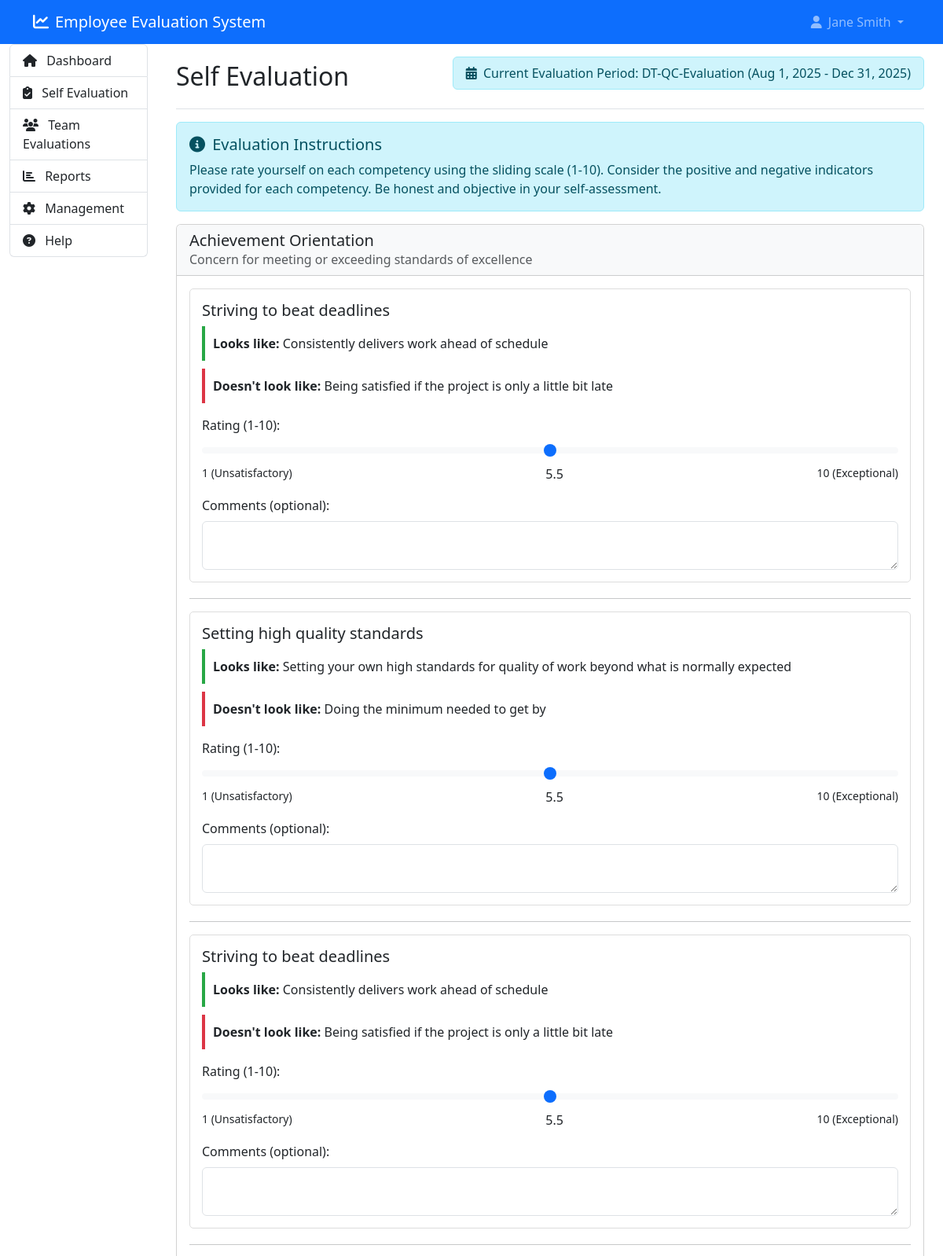
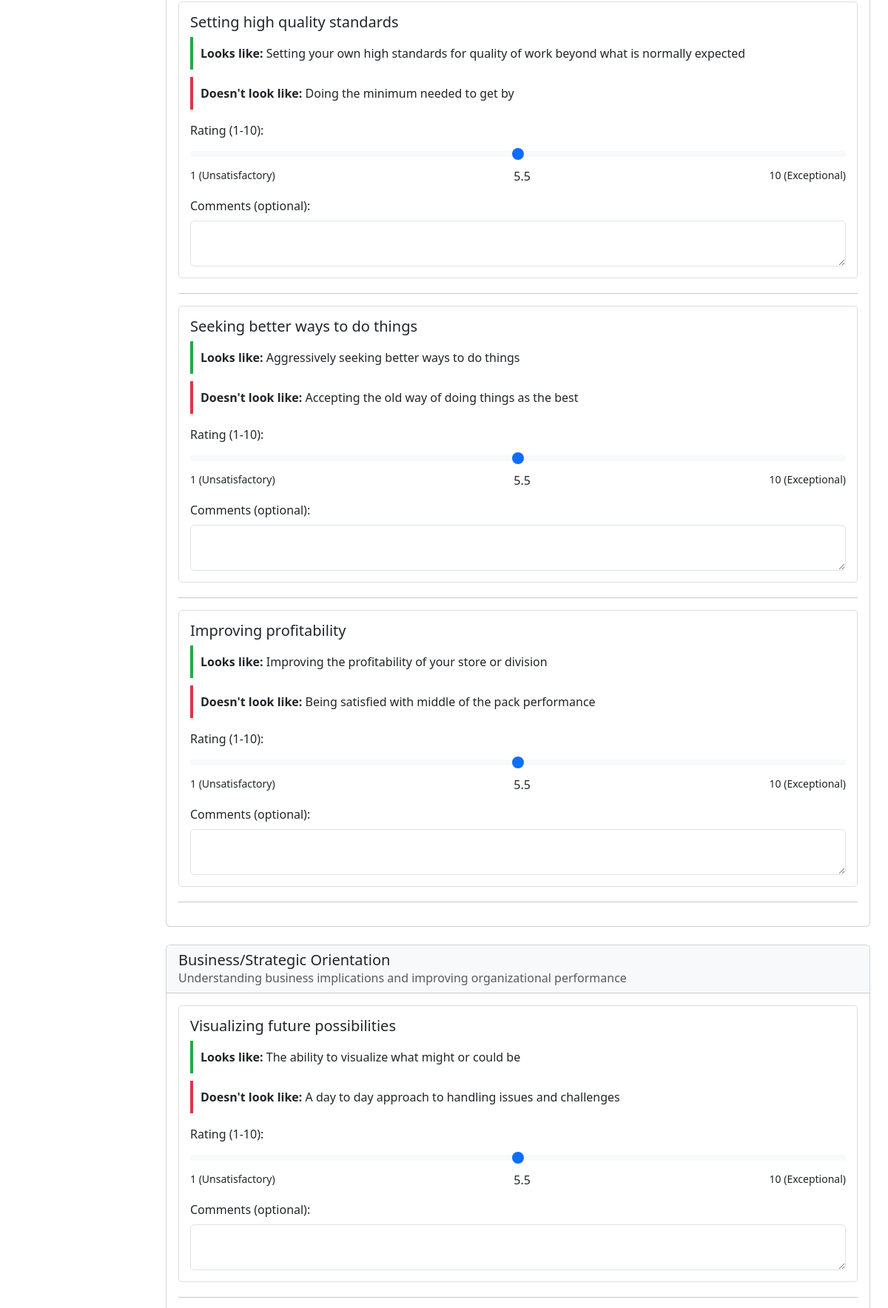
/self_evaluation1.php (signed in, upper part), run on the app's committed database (2 pictures, top to bottom).
### tables this page shows
CREATE TABLE `evaluation_periods` (
  `period_id` int NOT NULL,
  `period_name` varchar(50) NOT NULL,
  `start_date` date NOT NULL,
  `end_date` date NOT NULL,
  `evaluation_deadline` date DEFAULT NULL,
  `period_type` enum('monthly','quarterly','bi_annual','annual') NOT NULL,
  `is_active` tinyint(1) DEFAULT '1',
  `created_at` timestamp NULL DEFAULT CURRENT_TIMESTAMP,
  `updated_at` timestamp NULL DEFAULT CURRENT_TIMESTAMP ON UPDATE CURRENT_TIMESTAMP
);

CREATE TABLE `competency_categories` (
  `category_id` int NOT NULL,
  `category_name` varchar(100) NOT NULL,
  `category_code` varchar(20) DEFAULT NULL,
  `description` text,
  `sort_order` int DEFAULT '0',
  `is_active` tinyint(1) DEFAULT '1',
  `created_at` timestamp NULL DEFAULT CURRENT_TIMESTAMP,
  `updated_at` timestamp NULL DEFAULT CURRENT_TIMESTAMP ON UPDATE CURRENT_TIMESTAMP
);

CREATE TABLE `competencies` (
  `competency_id` int NOT NULL,
  `category_id` int NOT NULL,
  `competency_name` varchar(200) NOT NULL,
  `positive_indicator` text,
  `negative_indicator` text,
  `weight` decimal(5,2) DEFAULT '1.00',
  `is_required` tinyint(1) DEFAULT '0',
  `applies_to_level` int DEFAULT NULL,
  `is_active` tinyint(1) DEFAULT '1',
  `created_at` timestamp NULL DEFAULT CURRENT_TIMESTAMP,
  `updated_at` timestamp NULL DEFAULT CURRENT_TIMESTAMP ON UPDATE CURRENT_TIMESTAMP
);

### config.php (called while the page is built, shortened)
<?php
$host = 'localhost';
$dbname = 'employee_evaluation_system';
$username = 'root';
$password = 'admin@123';
try {
    $pdo = new PDO("mysql:host=$host;dbname=$dbname", $username, $password);
    $pdo->setAttribute(PDO::ATTR_ERRMODE, PDO::ERRMODE_EXCEPTION);
} catch (PDOException $e) {
    die("Could not connect to the database: " . $e->getMessage());
}
function getCompetenciesByCategory($category_id) {
    global $pdo;
    $stmt = $pdo->prepare("SELECT * FROM competencies WHERE category_id = ? AND is_active = 1");
    $stmt->execute([$category_id]);
    return $stmt->fetchAll(PDO::FETCH_ASSOC);
}
function getCompetencyCategories() {
    global $pdo;
    $stmt = $pdo->query("SELECT * FROM competency_categories WHERE is_active = 1 ORDER BY sort_order");
    return $stmt->fetchAll(PDO::FETCH_ASSOC);
}
function getCurrentEvaluationPeriod() {
    global $pdo;
    $stmt = $pdo->query("SELECT * FROM evaluation_periods WHERE is_active = 1 AND end_date >= CURDATE() ORDER BY start_date LIMIT 1");
    return $stmt->fetch(PDO::FETCH_ASSOC);
}
?>

### self_evaluation1.php (the view, shortened to what this page needs)
<?php
require_once 'config.php';
$period = getCurrentEvaluationPeriod();
$categories = getCompetencyCategories();
?>
<!DOCTYPE html>
<html lang="en">
<head>
    <link href="https://cdn.jsdelivr.net/npm/bootstrap@5.3.0/dist/css/bootstrap.min.css" rel="stylesheet">
    <link rel="stylesheet" href="https://cdnjs.cloudflare.com/ajax/libs/font-awesome/6.4.0/css/all.min.css">
</head>
<body>
    <?php include 'header.php'; ?>
    <div class="container-fluid">
        <div class="row">
            <?php include 'sidebar.php'; ?>
            <main class="col-md-9 col-lg-10 px-md-4">
                <div class="d-flex justify-content-between flex-wrap flex-md-nowrap align-items-center pt-3 pb-2 mb-3 border-bottom">
                    <h1 class="h2">Self Evaluation</h1>
                    <?php if ($period): ?>
                    <div class="btn-toolbar mb-2 mb-md-0">
                        <div class="alert alert-info py-2">
                            <i class="fas fa-calendar-alt me-1"></i>
                            Current Evaluation Period: <?php echo $period['period_name']; ?>
                            (<?php echo date('M j, Y', strtotime($period['start_date'])); ?> -
                            <?php echo date('M j, Y', strtotime($period['end_date'])); ?>)
                        </div>
                    </div>
                    <?php endif; ?>
                </div>
                <?php if (!$period): ?>
                <div class="alert alert-warning">
                    <i class="fas fa-exclamation-triangle me-1"></i> There is no active evaluation period at this time.
                </div>
                <?php else: ?>
                <div class="alert alert-info">
                    <h5><i class="fas fa-info-circle me-1"></i> Evaluation Instructions</h5>
                    <p class="mb-0">Please rate yourself on each competency using the sliding scale (1-10). Consider the positive and negative indicators provided for each competency. Be honest and objective in your self-assessment.</p>
                </div>
                <form method="POST" action="submit_evaluation.php">
                    <?php foreach ($categories as $category): ?>
                    <div class="card mb-4">
                        <div class="card-header bg-light">
                            <h3 class="h5 mb-0"><?php echo $category['category_name']; ?></h3>
                            <p class="text-muted mb-0"><?php echo $category['description']; ?></p>
                        </div>
                        <div class="card-body">
                            <?php
                            $competencies = getCompetenciesByCategory($category['category_id']);
                            foreach ($competencies as $competency):
                            ?>
                            <div class="competency-card">
                                <h5><?php echo $competency['competency_name']; ?></h5>
                                <?php if (!empty($competency['positive_indicator'])): ?>
                                <div class="indicator positive">
                                    <strong>Looks like:</strong> <?php echo $competency['positive_indicator']; ?>
                                </div>
                                <?php endif; ?>
                                <?php if (!empty($competency['negative_indicator'])): ?>
                                <div class="indicator negative">
                                    <strong>Doesn't look like:</strong> <?php echo $competency['negative_indicator']; ?>
                                </div>
                                <?php endif; ?>
                                <div class="mt-3">
                                    <label for="score_<?php echo $competency['competency_id']; ?>" class="form-label">Rating (1-10):</label>
                                    <input type="range" class="form-range rating-slider" min="1" max="10" step="0.5"
                                           id="score_<?php echo $competency['competency_id']; ?>"
                                           name="scores[<?php echo $competency['competency_id']; ?>]"
                                           oninput="updateValue(<?php echo $competency['competency_id']; ?>, this.value)">
                                    <div class="d-flex justify-content-between">
                                        <small>1 (Unsatisfactory)</small>
                                        <span id="value_<?php echo $competency['competency_id']; ?>">5.5</span>
                                        <small>10 (Exceptional)</small>
                                    </div>
                                </div>
                                <div class="mt-3">
                                    <label for="comments_<?php echo $competency['competency_id']; ?>" class="form-label">Comments (optional):</label>
                                    <textarea class="form-control" id="comments_<?php echo $competency['competency_id']; ?>"
                                              name="comments[<?php echo $competency['competency_id']; ?>]" rows="2"></textarea>
                                </div>
                            </div>
                            <hr>
                            <?php endforeach; ?>
                        </div>
                    </div>
                    <?php endforeach; ?>
                </form>
                <?php endif; ?>
            </main>
        </div>
    </div>
</body>
</html>

### self_evaluation1.php (style rules this page uses)
.competency-card { margin-bottom: 20px; border: 1px solid #ddd; border-radius: 5px; padding: 15px; }
.rating-slider { width: 100%; }
.indicator { padding: 10px; border-left: 4px solid #f8f9fa; margin-bottom: 10px; }
.positive { border-left-color: #28a745; }
.negative { border-left-color: #dc3545; }

### data on the page
evaluation_periods: period_name "DT-QC-Evaluation", start_date "Aug 1, 2025", end_date "Dec 31, 2025"
competency_categories: category_name "Achievement Orientation", description "Concern for meeting or exceeding standards of excellence"
competencies: competency_name "Striving to beat deadlines", positive_indicator "Consistently delivers work ahead of schedule", negative_indicator "Being satisfied if the project is only a little bit late"
competencies: competency_name "Setting high quality standards", positive_indicator "Setting your own high standards for quality of work beyond what is normally expected", negative_indicator "Doing the minimum needed to get by"
competencies: competency_name "Striving to beat deadlines", positive_indicator "Consistently delivers work ahead of schedule", negative_indicator "Being satisfied if the project is only a little bit late"
competencies: competency_name "Setting high quality standards", positive_indicator "Setting your own high standards for quality of work beyond what is normally expected", negative_indicator "Doing the minimum needed to get by"
competencies: competency_name "Seeking better ways to do things", positive_indicator "Aggressively seeking better ways to do things", negative_indicator "Accepting the old way of doing things as the best"
competencies: competency_name "Improving profitability", positive_indicator "Improving the profitability of your store or division", negative_indicator "Being satisfied with middle of the pack performance"
competency_categories: category_name "Business/Strategic Orientation", description "Understanding business implications and improving organizational performance"
competencies: competency_name "Visualizing future possibilities", positive_indicator "The ability to visualize what might or could be", negative_indicator "A day to day approach to handling issues and challenges"

### other printed values
$_SESSION['first_name'] "Jane"
$_SESSION['last_name'] "Smith"
